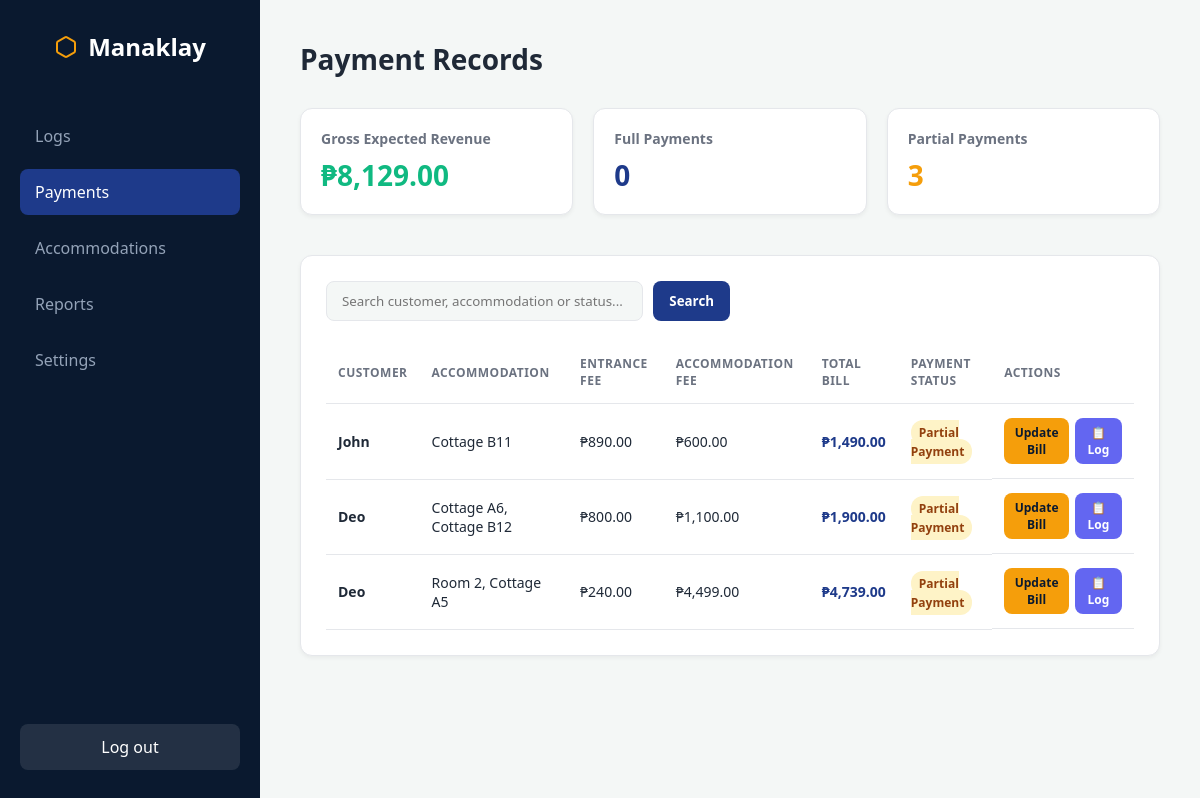
The page /CustomerSystem/payments.php (signed in) on the database as committed earlier.
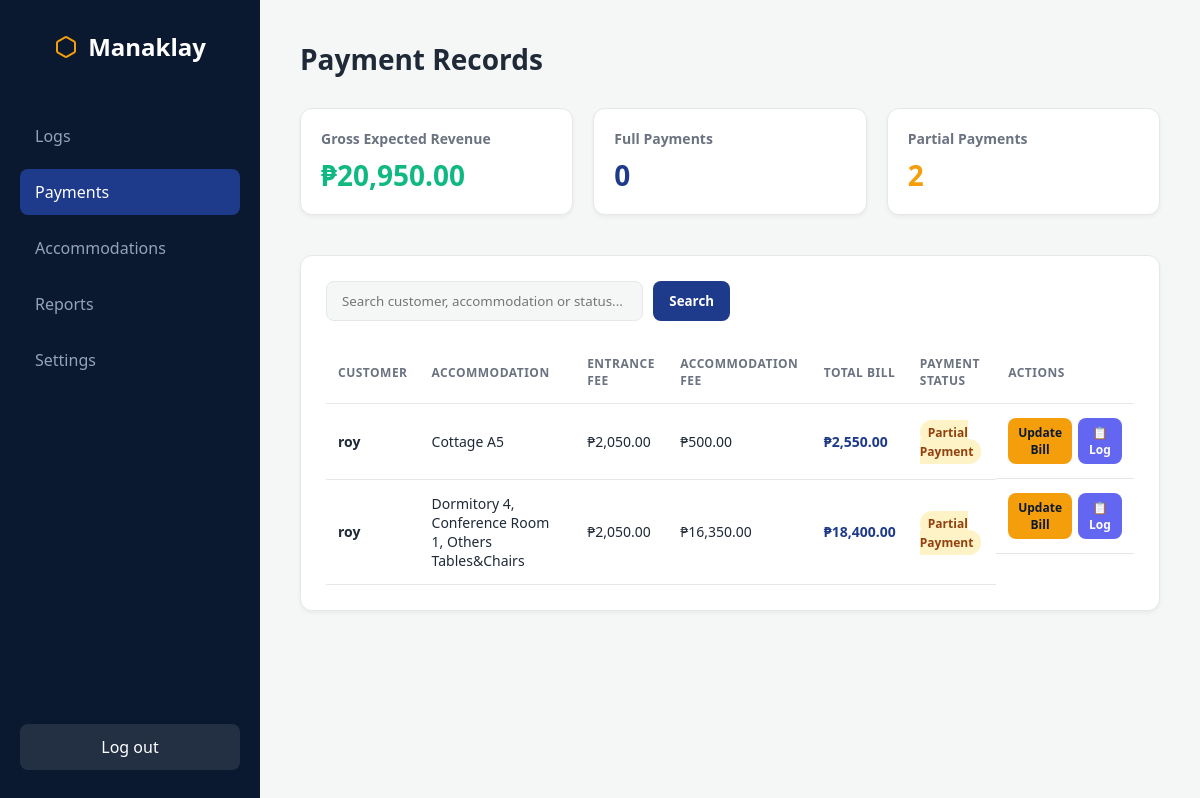
The same page on the database as committed later.
### tables this page shows
CREATE TABLE `customer_logs` (
  `id` int NOT NULL,
  `customer_name` varchar(255) NOT NULL,
  `pax` int NOT NULL,
  `adults` int DEFAULT '0',
  `seniors` int DEFAULT '0',
  `children` int DEFAULT '0',
  `customer_type` enum('Walk-in','Reservation') NOT NULL,
  `overnight` enum('Yes','No') NOT NULL,
  `accommodation` varchar(100) NOT NULL,
  `check_in_time` datetime DEFAULT CURRENT_TIMESTAMP,
  `check_out_time` datetime DEFAULT NULL,
  `contact_number` varchar(20) NOT NULL,
  `entrance_fee` decimal(10,2) DEFAULT '0.00',
  `accommodation_fee` decimal(10,2) DEFAULT '0.00',
  `total_amount` decimal(10,2) GENERATED ALWAYS AS ((`entrance_fee` + `accommodation_fee`)) STORED,
  `payment_status` enum('Partial','Full') DEFAULT 'Partial',
  `notes` varchar(255) DEFAULT NULL
);

### CustomerSystem/payments.php (the view, shortened to what the changed rows need)
<?php
require 'db.php';
$query = "SELECT * FROM customer_logs";
$params = [];
$query .= " ORDER BY check_in_time DESC";
$stmt = $pdo->prepare($query);
$stmt->execute($params);
$payments = $stmt->fetchAll(PDO::FETCH_ASSOC);
$totalRevenue = 0;
$partialPaymentsCount = 0;
foreach ($payments as $pay) {
    $totalRevenue += $pay['total_amount'];
    if ($pay['payment_status'] === 'Partial')
        $partialPaymentsCount++;
}
?>
<!DOCTYPE html>
<html lang="en">
<head>
</head>
<body>
    <main class="main-content">
        <div class="page-header">
            <h1>Payment Records</h1>
        </div>
        <div class="kpi-grid">
            <div class="kpi-card">
                <div class="kpi-title">Gross Expected Revenue</div>
                <div class="kpi-value" style="color:var(--success-green)">₱<?= number_format($totalRevenue, 2) ?></div>
            </div>
            <div class="kpi-card">
                <div class="kpi-title">Partial Payments</div>
                <div class="kpi-value" style="color:var(--accent-orange)"><?= $partialPaymentsCount ?></div>
            </div>
        </div>
        <div class="logbook-container">
            <table>
                <thead>
                    <tr>
                        <th>Customer</th>
                        <th>Accommodation</th>
                        <th>Entrance Fee</th>
                        <th>Accommodation Fee</th>
                        <th>Total Bill</th>
                        <th>Payment Status</th>
                        <th>Actions</th>
                    </tr>
                </thead>
                <tbody>
                    <?php if (count($payments) > 0): ?>
                        <?php foreach ($payments as $row): ?>
                            <tr>
                                <td style="font-weight:600; color:var(--text-dark);">
                                    <?= htmlspecialchars($row['customer_name']) ?></td>
                                <td><?= htmlspecialchars($row['accommodation']) ?></td>
                                <td>₱<?= number_format($row['entrance_fee'], 2) ?></td>
                                <td>₱<?= number_format($row['accommodation_fee'], 2) ?></td>
                                <td style="font-weight:600; color:var(--primary-blue);">
                                    ₱<?= number_format($row['total_amount'], 2) ?></td>
                                <td>
                                    <?php if ($row['payment_status'] === 'Full'): ?>
                                        <span class="status-badge status-full">Full Payment</span>
                                    <?php else: ?>
                                        <span class="status-badge status-partial">Partial Payment</span>
                                    <?php endif; ?>
                                </td>
                                <td style="display:flex; gap:6px;">
                                    <button type="button" class="btn btn-accent" style="padding:6px 10px; font-size:12px;"
                                        onclick="openPaymentModal(
                                        <?= $row['id'] ?>,
                                        '<?= htmlspecialchars(addslashes($row['customer_name'])) ?>',
                                        <?= $row['entrance_fee'] ?>,
                                        <?= $row['accommodation_fee'] ?>,
                                        '<?= $row['payment_status'] ?>'
                                    )">Update Bill</button>
                                    <button type="button" class="btn btn-secondary" style="padding:6px 10px; font-size:12px;"
                                        onclick="openHistoryModal(
                                        <?= $row['id'] ?>,
                                        '<?= htmlspecialchars(addslashes($row['customer_name'])) ?>',
                                        <?= (float) $row['total_amount'] ?>
                                    )">📋 Log</button>
                                </td>
                            </tr>
                        <?php endforeach; ?>
                    <?php endif; ?>
                </tbody>
            </table>
        </div>
    </main>
</body>
</html>

Rows that differ between the two databases and show on the page:
removed customer_logs: customer_name "John", accommodation "Cottage B11", entrance_fee "890.00", accommodation_fee "600.00", total_amount "1,490.00", payment_status "Partial Payment"
removed customer_logs: customer_name "Deo", accommodation "Cottage A6, Cottage B12", entrance_fee "800.00", accommodation_fee "1,100.00", total_amount "1,900.00", payment_status "Partial Payment"
removed customer_logs: customer_name "Deo", accommodation "Room 2, Cottage A5", entrance_fee "240.00", accommodation_fee "4,499.00", total_amount "4,739.00", payment_status "Partial Payment"
added customer_logs: customer_name "roy", accommodation "Cottage A5", entrance_fee "2,050.00", accommodation_fee "500.00", total_amount "2,550.00", payment_status "Partial Payment"
added customer_logs: customer_name "roy", accommodation "Dormitory 4, Conference Room 1, Others Tables&Chairs", entrance_fee "2,050.00", accommodation_fee "16,350.00", total_amount "18,400.00", payment_status "Partial Payment"
Other text that changed with them:
$totalRevenue: "8,129.00" → "20,950.00"
$partialPaymentsCount: "3" → "2"
